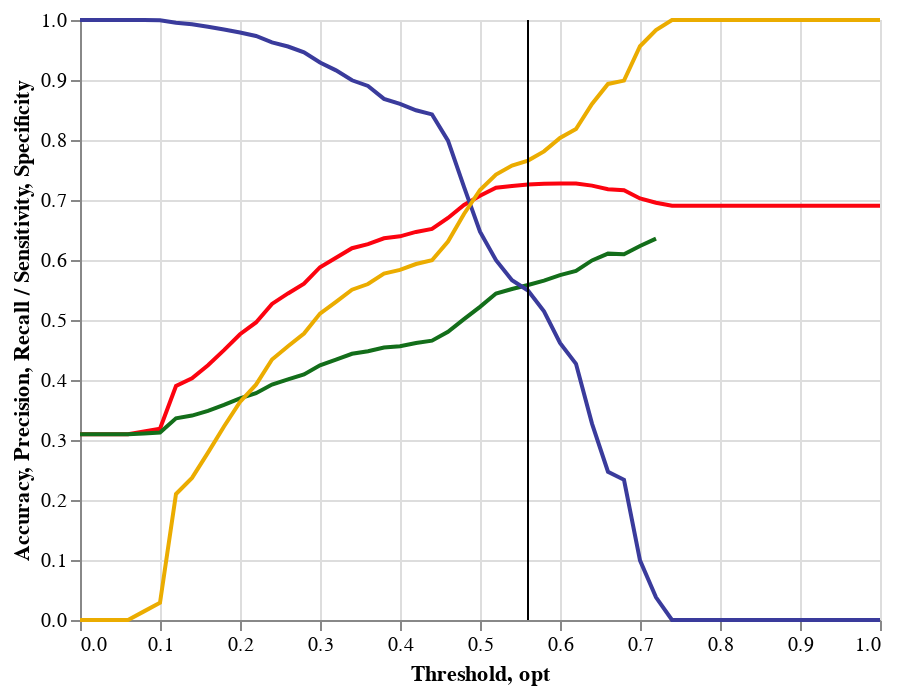

The notebook cell this image was saved under:
### Code cell
#plot out the optimal threshold on the holdout set
source = holdout_accdf
source['opt'] = .56

base = alt.Chart(source)

#red
acc= base.mark_line(color="#fc030f").encode(
    x='Threshold:Q',
    y='Accuracy:Q'
)
#green
prec = base.mark_line(color="#136e1a").encode(
    x='Threshold:Q',
    y='Precision:Q'
)
#blue
rec = base.mark_line(color="#3a3b9c").encode(
    x='Threshold:Q',
    y='Recall / Sensitivity:Q'
)
#orange
spec = base.mark_line(color="#ebac00").encode(
    x='Threshold:Q',
    y='Specificity:Q'
)

optimal = base.mark_rule().encode(
    x='opt'
)
acc+prec+rec+spec+optimal

### Figure 1 — Vega-Lite specification as saved in the notebook (floating-point values rounded to 4 significant figures)
{"config": {"view": {"continuousWidth": 400, "continuousHeight": 300}}, "layer": [{"mark": {"type": "line", "color": "#fc030f"}, "encoding": {"x": {"type": "quantitative", "field": "Threshold"}, "y": {"type": "quantitative", "field": "Accuracy"}}}, {"mark": {"type": "line", "color": "#136e1a"}, "encoding": {"x": {"type": "quantitative", "field": "Threshold"}, "y": {"type": "quantitative", "field": "Precision"}}}, {"mark": {"type": "line", "color": "#3a3b9c"}, "encoding": {"x": {"type": "quantitative", "field": "Threshold"}, "y": {"type": "quantitative", "field": "Recall / Sensitivity"}}}, {"mark": {"type": "line", "color": "#ebac00"}, "encoding": {"x": {"type": "quantitative", "field": "Threshold"}, "y": {"type": "quantitative", "field": "Specificity"}}}, {"mark": "rule", "encoding": {"x": {"type": "quantitative", "field": "opt"}}}], "data": {"name": "data-b0ac2689724ccf1fb3e59f244dd9ff42"}, "$schema": "https://vega.github.io/schema/vega-lite/v4.8.1.json", "datasets": {"data-b0ac2689724ccf1fb3e59f244dd9ff42": [{"Threshold": 0.0, "TP": 18196, "TN": 0, "FP": 40568, "FN": 0, "Accuracy": 0.3096, "Precision": 0.3096, "Recall / Sensitivity": 1.0, "Specificity": 0.0, "F1": 0.4729, "opt": 0.56}, {"Threshold": 0.02, "TP": 18196, "TN": 0, "FP": 40568, "FN": 0, "Accuracy": 0.3096, "Precision": 0.3096, "Recall / Sensitivity": 1.0, "Specificity": 0.0, "F1": 0.4729, "opt": 0.56}, {"Threshold": 0.04, "TP": 18196, "TN": 0, "FP": 40568, "FN": 0, "Accuracy": 0.3096, "Precision": 0.3096, "Recall / Sensitivity": 1.0, "Specificity": 0.0, "F1": 0.4729, "opt": 0.56}, {"Threshold": 0.06, "TP": 18196, "TN": 1, "FP": 40567, "FN": 0, "Accuracy": 0.3097, "Precision": 0.3097, "Recall / Sensitivity": 1.0, "Specificity": 5.495e-05, "F1": 0.4729, "opt": 0.56}, {"Threshold": 0.08, "TP": 18193, "TN": 265, "FP": 40303, "FN": 3, "Accuracy": 0.3141, "Precision": 0.311, "Recall / Sensitivity": 0.9998, "Specificity": 0.01436, "F1": 0.4744, "opt": 0.56}, {"Threshold": 0.1, "TP": 18186, "TN": 541, "FP": 40027, "FN": 10, "Accuracy": 0.3187, "Precision": 0.3124, "Recall / Sensitivity": 0.9995, "Specificity": 0.02889, "F1": 0.476, "opt": 0.56}, {"Threshold": 0.12, "TP": 18111, "TN": 4813, "FP": 35755, "FN": 85, "Accuracy": 0.3901, "Precision": 0.3362, "Recall / Sensitivity": 0.9953, "Specificity": 0.21, "F1": 0.5027, "opt": 0.56}, {"Threshold": 0.14, "TP": 18066, "TN": 5607, "FP": 34961, "FN": 130, "Accuracy": 0.4028, "Precision": 0.3407, "Recall / Sensitivity": 0.9929, "Specificity": 0.2369, "F1": 0.5073, "opt": 0.56}, {"Threshold": 0.16, "TP": 17990, "TN": 6963, "FP": 33605, "FN": 206, "Accuracy": 0.4246, "Precision": 0.3487, "Recall / Sensitivity": 0.9887, "Specificity": 0.279, "F1": 0.5155, "opt": 0.56}, {"Threshold": 0.18, "TP": 17906, "TN": 8524, "FP": 32044, "FN": 290, "Accuracy": 0.4498, "Precision": 0.3585, "Recall / Sensitivity": 0.9841, "Specificity": 0.3225, "F1": 0.5255, "opt": 0.56}, {"Threshold": 0.2, "TP": 17817, "TN": 10168, "FP": 30400, "FN": 379, "Accuracy": 0.4762, "Precision": 0.3695, "Recall / Sensitivity": 0.9792, "Specificity": 0.3633, "F1": 0.5366, "opt": 0.56}, {"Threshold": 0.22, "TP": 17711, "TN": 11428, "FP": 29140, "FN": 485, "Accuracy": 0.4959, "Precision": 0.378, "Recall / Sensitivity": 0.9733, "Specificity": 0.3922, "F1": 0.5446, "opt": 0.56}, {"Threshold": 0.24, "TP": 17519, "TN": 13440, "FP": 27128, "FN": 677, "Accuracy": 0.5268, "Precision": 0.3924, "Recall / Sensitivity": 0.9628, "Specificity": 0.4341, "F1": 0.5575, "opt": 0.56}, {"Threshold": 0.26, "TP": 17392, "TN": 14593, "FP": 25975, "FN": 804, "Accuracy": 0.5443, "Precision": 0.401, "Recall / Sensitivity": 0.9558, "Specificity": 0.4562, "F1": 0.565, "opt": 0.56}, {"Threshold": 0.28, "TP": 17215, "TN": 15721, "FP": 24847, "FN": 981, "Accuracy": 0.5605, "Precision": 0.4093, "Recall / Sensitivity": 0.9461, "Specificity": 0.4773, "F1": 0.5714, "opt": 0.56}, {"Threshold": 0.3, "TP": 16906, "TN": 17645, "FP": 22923, "FN": 1290, "Accuracy": 0.588, "Precision": 0.4245, "Recall / Sensitivity": 0.9291, "Specificity": 0.5107, "F1": 0.5827, "opt": 0.56}, {"Threshold": 0.32, "TP": 16669, "TN": 18814, "FP": 21754, "FN": 1527, "Accuracy": 0.6038, "Precision": 0.4338, "Recall / Sensitivity": 0.9161, "Specificity": 0.5302, "F1": 0.5888, "opt": 0.56}, {"Threshold": 0.34, "TP": 16367, "TN": 20045, "FP": 20523, "FN": 1829, "Accuracy": 0.6196, "Precision": 0.4437, "Recall / Sensitivity": 0.8995, "Specificity": 0.5505, "F1": 0.5942, "opt": 0.56}, {"Threshold": 0.36, "TP": 16196, "TN": 20610, "FP": 19958, "FN": 2000, "Accuracy": 0.6263, "Precision": 0.448, "Recall / Sensitivity": 0.8901, "Specificity": 0.56, "F1": 0.596, "opt": 0.56}, {"Threshold": 0.38, "TP": 15804, "TN": 21583, "FP": 18985, "FN": 2392, "Accuracy": 0.6362, "Precision": 0.4543, "Recall / Sensitivity": 0.8685, "Specificity": 0.5773, "F1": 0.5965, "opt": 0.56}, {"Threshold": 0.4, "TP": 15652, "TN": 21924, "FP": 18644, "FN": 2544, "Accuracy": 0.6394, "Precision": 0.4564, "Recall / Sensitivity": 0.8602, "Specificity": 0.5835, "F1": 0.5964, "opt": 0.56}, {"Threshold": 0.42, "TP": 15458, "TN": 22548, "FP": 18020, "FN": 2738, "Accuracy": 0.6468, "Precision": 0.4617, "Recall / Sensitivity": 0.8495, "Specificity": 0.5933, "F1": 0.5983, "opt": 0.56}, {"Threshold": 0.44, "TP": 15333, "TN": 22965, "FP": 17603, "FN": 2863, "Accuracy": 0.6517, "Precision": 0.4655, "Recall / Sensitivity": 0.8427, "Specificity": 0.5996, "F1": 0.5997, "opt": 0.56}, {"Threshold": 0.46, "TP": 14539, "TN": 24836, "FP": 15732, "FN": 3657, "Accuracy": 0.6701, "Precision": 0.4803, "Recall / Sensitivity": 0.799, "Specificity": 0.6308, "F1": 0.6, "opt": 0.56}, {"Threshold": 0.48, "TP": 13137, "TN": 27506, "FP": 13062, "FN": 5059, "Accuracy": 0.6916, "Precision": 0.5014, "Recall / Sensitivity": 0.722, "Specificity": 0.6768, "F1": 0.5918, "opt": 0.56}, {"Threshold": 0.5, "TP": 11774, "TN": 29781, "FP": 10787, "FN": 6422, "Accuracy": 0.7072, "Precision": 0.5219, "Recall / Sensitivity": 0.6471, "Specificity": 0.7167, "F1": 0.5778, "opt": 0.56}, {"Threshold": 0.52, "TP": 10910, "TN": 31426, "FP": 9142, "FN": 7286, "Accuracy": 0.7204, "Precision": 0.5441, "Recall / Sensitivity": 0.5996, "Specificity": 0.7423, "F1": 0.5705, "opt": 0.56}, {"Threshold": 0.54, "TP": 10305, "TN": 32193, "FP": 8375, "FN": 7891, "Accuracy": 0.7232, "Precision": 0.5517, "Recall / Sensitivity": 0.5663, "Specificity": 0.7575, "F1": 0.5589, "opt": 0.56}, {"Threshold": 0.56, "TP": 9991, "TN": 32662, "FP": 7906, "FN": 8205, "Accuracy": 0.7258, "Precision": 0.5582, "Recall / Sensitivity": 0.5491, "Specificity": 0.7658, "F1": 0.5536, "opt": 0.56}, {"Threshold": 0.58, "TP": 9359, "TN": 33377, "FP": 7191, "FN": 8837, "Accuracy": 0.7272, "Precision": 0.5655, "Recall / Sensitivity": 0.5143, "Specificity": 0.781, "F1": 0.5387, "opt": 0.56}, {"Threshold": 0.6, "TP": 8400, "TN": 34357, "FP": 6211, "FN": 9796, "Accuracy": 0.7276, "Precision": 0.5749, "Recall / Sensitivity": 0.4616, "Specificity": 0.8035, "F1": 0.5121, "opt": 0.56}, {"Threshold": 0.62, "TP": 7769, "TN": 34985, "FP": 5583, "FN": 10427, "Accuracy": 0.7276, "Precision": 0.5819, "Recall / Sensitivity": 0.427, "Specificity": 0.8183, "F1": 0.4925, "opt": 0.56}, {"Threshold": 0.64, "TP": 5955, "TN": 36587, "FP": 3981, "FN": 12241, "Accuracy": 0.7239, "Precision": 0.5993, "Recall / Sensitivity": 0.3273, "Specificity": 0.86, "F1": 0.4234, "opt": 0.56}, {"Threshold": 0.66, "TP": 4496, "TN": 37701, "FP": 2867, "FN": 13700, "Accuracy": 0.7181, "Precision": 0.6106, "Recall / Sensitivity": 0.2471, "Specificity": 0.8935, "F1": 0.3518, "opt": 0.56}, {"Threshold": 0.68, "TP": 4251, "TN": 37845, "FP": 2723, "FN": 13945, "Accuracy": 0.7164, "Precision": 0.6095, "Recall / Sensitivity": 0.2336, "Specificity": 0.899, "F1": 0.3378, "opt": 0.56}, {"Threshold": 0.7, "TP": 1808, "TN": 39475, "FP": 1093, "FN": 16388, "Accuracy": 0.7025, "Precision": 0.6232, "Recall / Sensitivity": 0.09936, "Specificity": 0.9562, "F1": 0.1714, "opt": 0.56}, {"Threshold": 0.72, "TP": 689, "TN": 40173, "FP": 395, "FN": 17507, "Accuracy": 0.6954, "Precision": 0.6356, "Recall / Sensitivity": 0.03787, "Specificity": 0.9831, "F1": 0.07147, "opt": 0.56}, {"Threshold": 0.74, "TP": 0, "TN": 40568, "FP": 0, "FN": 18196, "Accuracy": 0.6904, "Precision": null, "Recall / Sensitivity": 0.0, "Specificity": 1.0, "F1": null, "opt": 0.56}, {"Threshold": 0.76, "TP": 0, "TN": 40568, "FP": 0, "FN": 18196, "Accuracy": 0.6904, "Precision": null, "Recall / Sensitivity": 0.0, "Specificity": 1.0, "F1": null, "opt": 0.56}, {"Threshold": 0.78, "TP": 0, "TN": 40568, "FP": 0, "FN": 18196, "Accuracy": 0.6904, "Precision": null, "Recall / Sensitivity": 0.0, "Specificity": 1.0, "F1": null, "opt": 0.56}, {"Threshold": 0.8, "TP": 0, "TN": 40568, "FP": 0, "FN": 18196, "Accuracy": 0.6904, "Precision": null, "Recall / Sensitivity": 0.0, "Specificity": 1.0, "F1": null, "opt": 0.56}, {"Threshold": 0.82, "TP": 0, "TN": 40568, "FP": 0, "FN": 18196, "Accuracy": 0.6904, "Precision": null, "Recall / Sensitivity": 0.0, "Specificity": 1.0, "F1": null, "opt": 0.56}, {"Threshold": 0.84, "TP": 0, "TN": 40568, "FP": 0, "FN": 18196, "Accuracy": 0.6904, "Precision": null, "Recall / Sensitivity": 0.0, "Specificity": 1.0, "F1": null, "opt": 0.56}, {"Threshold": 0.86, "TP": 0, "TN": 40568, "FP": 0, "FN": 18196, "Accuracy": 0.6904, "Precision": null, "Recall / Sensitivity": 0.0, "Specificity": 1.0, "F1": null, "opt": 0.56}, {"Threshold": 0.88, "TP": 0, "TN": 40568, "FP": 0, "FN": 18196, "Accuracy": 0.6904, "Precision": null, "Recall / Sensitivity": 0.0, "Specificity": 1.0, "F1": null, "opt": 0.56}, {"Threshold": 0.9, "TP": 0, "TN": 40568, "FP": 0, "FN": 18196, "Accuracy": 0.6904, "Precision": null, "Recall / Sensitivity": 0.0, "Specificity": 1.0, "F1": null, "opt": 0.56}, {"Threshold": 0.92, "TP": 0, "TN": 40568, "FP": 0, "FN": 18196, "Accuracy": 0.6904, "Precision": null, "Recall / Sensitivity": 0.0, "Specificity": 1.0, "F1": null, "opt": 0.56}, {"Threshold": 0.94, "TP": 0, "TN": 40568, "FP": 0, "FN": 18196, "Accuracy": 0.6904, "Precision": null, "Recall / Sensitivity": 0.0, "Specificity": 1.0, "F1": null, "opt": 0.56}, {"Threshold": 0.96, "TP": 0, "TN": 40568, "FP": 0, "FN": 18196, "Accuracy": 0.6904, "Precision": null, "Recall / Sensitivity": 0.0, "Specificity": 1.0, "F1": null, "opt": 0.56}, {"Threshold": 0.98, "TP": 0, "TN": 40568, "FP": 0, "FN": 18196, "Accuracy": 0.6904, "Precision": null, "Recall / Sensitivity": 0.0, "Specificity": 1.0, "F1": null, "opt": 0.56}, {"Threshold": 1.0, "TP": 0, "TN": 40568, "FP": 0, "FN": 18196, "Accuracy": 0.6904, "Precision": null, "Recall / Sensitivity": 0.0, "Specificity": 1.0, "F1": null, "opt": 0.56}]}}
